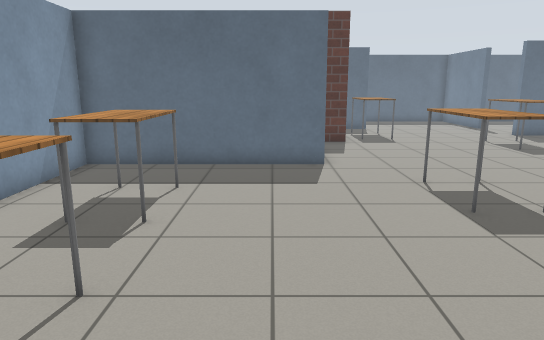
View 1 (above)

24 first-person views from a walk through a world built for the Gazebo simulator. The camera is 1.3 m above the floor, tilts 12° down and sees 70° across. Floor lines are 1 m apart. The floor is counted in squares, 0.5 m on a side. Each view is taken from the middle of a square. On the plan, view 1 faces up. The plan holds only what a view shows up to about 20 squares ahead; the rest is blank. Simple patterns stand in for the simulator's built-in surfaces. Simple shapes stand in for some stock models. Some surface patterns are stand-ins.

View 2
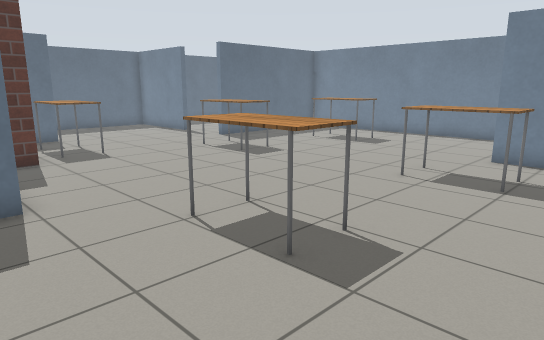

View 3
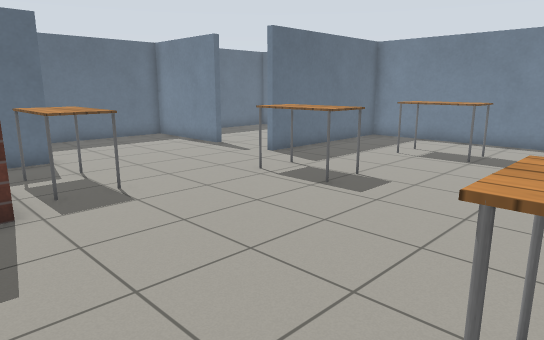

View 4
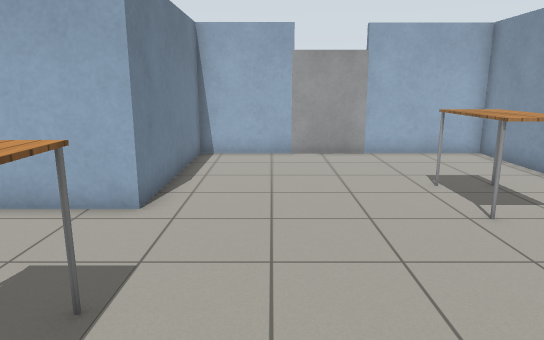

View 5
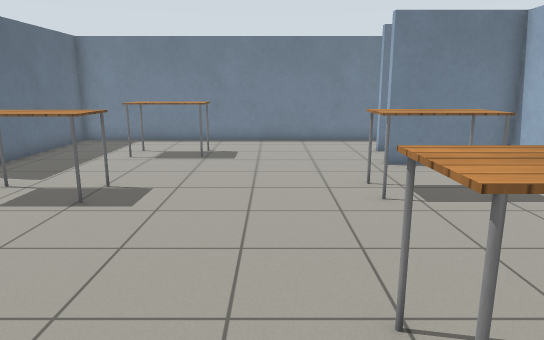

View 6
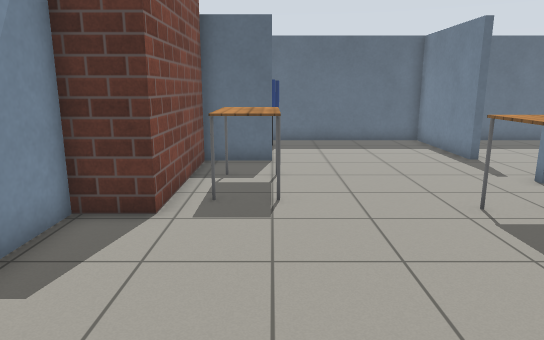

View 7
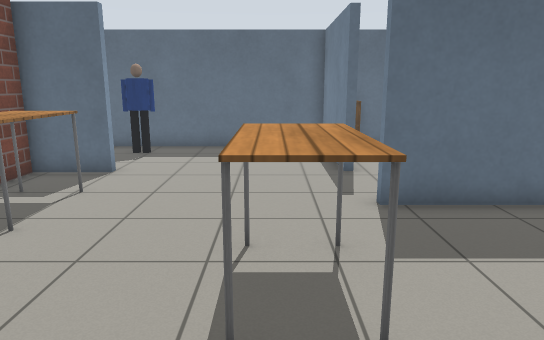

View 8
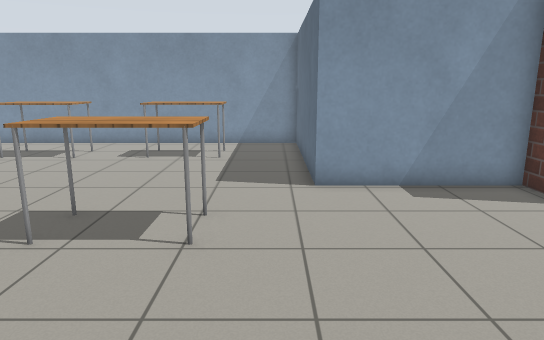

View 9
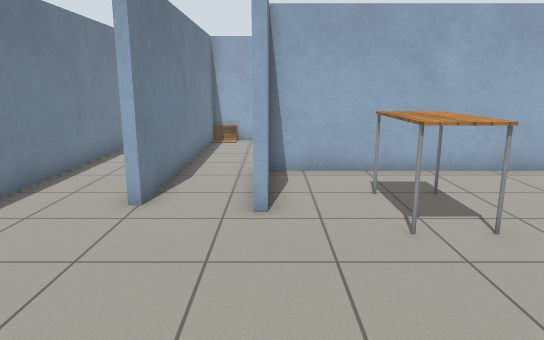

View 10
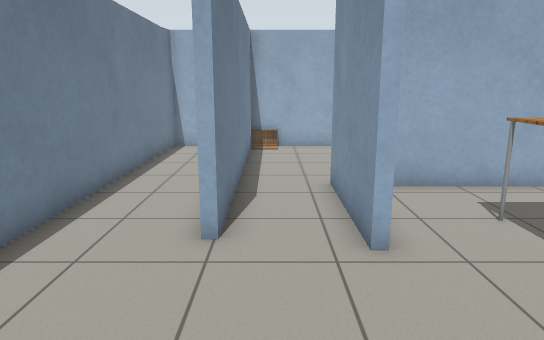

View 11
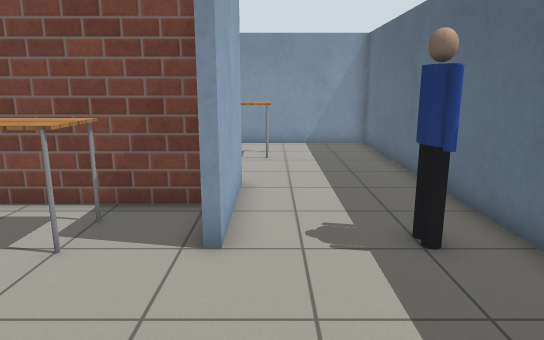

View 12
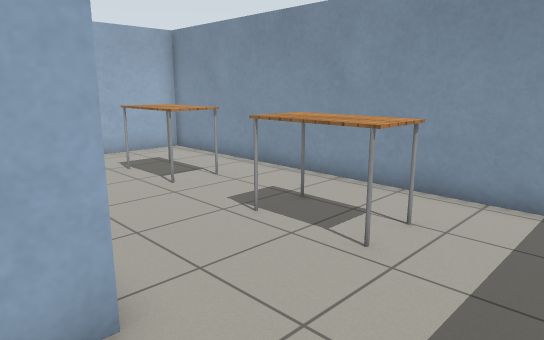

View 13
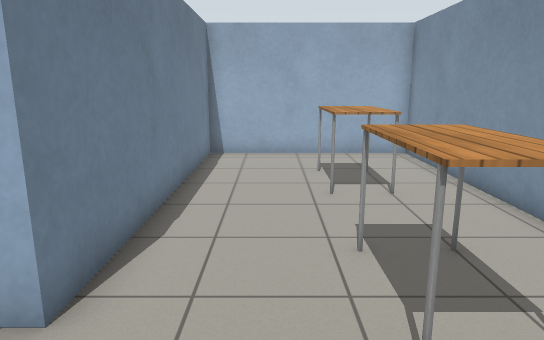

View 14
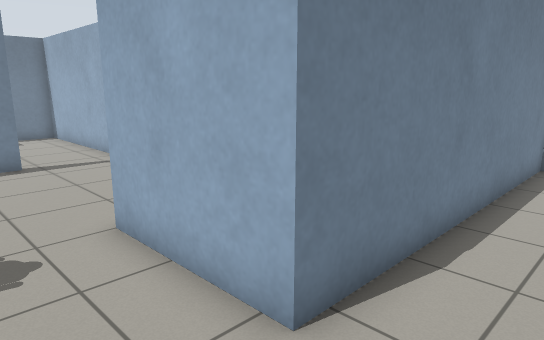

View 15
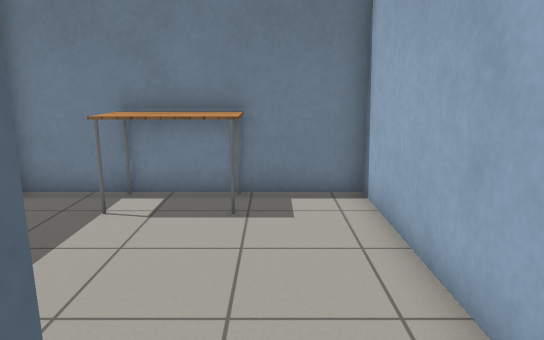

View 16
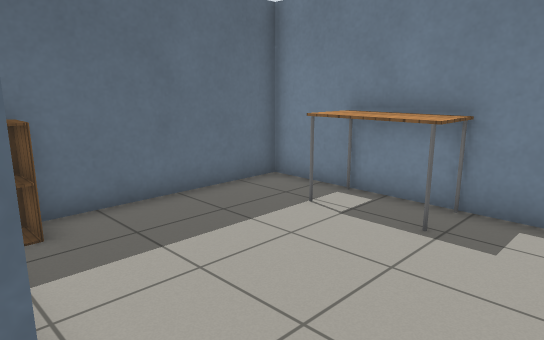

View 17
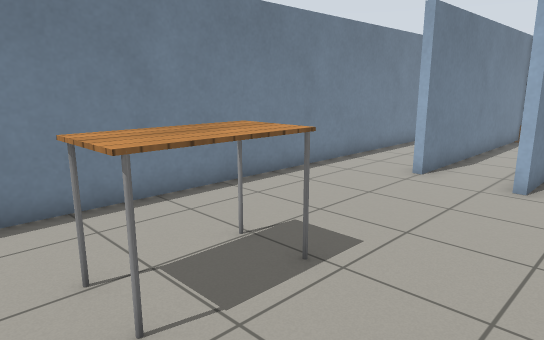

View 18
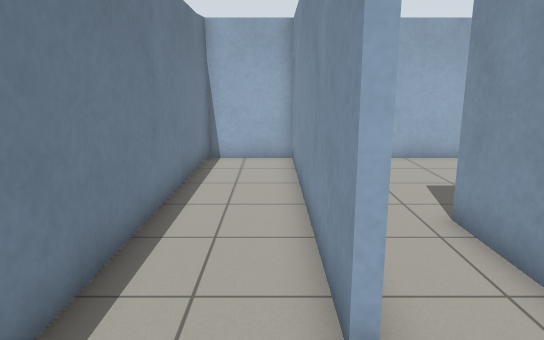

View 19
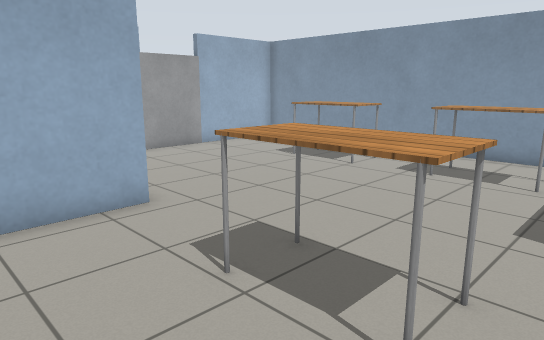

View 20
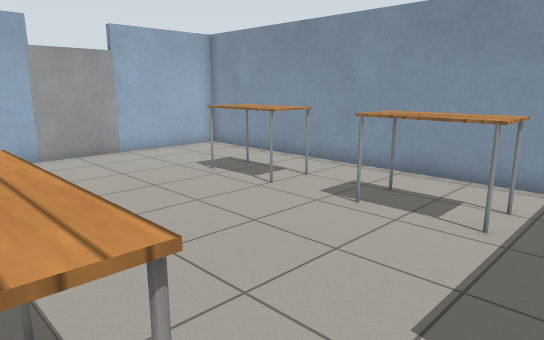

View 21
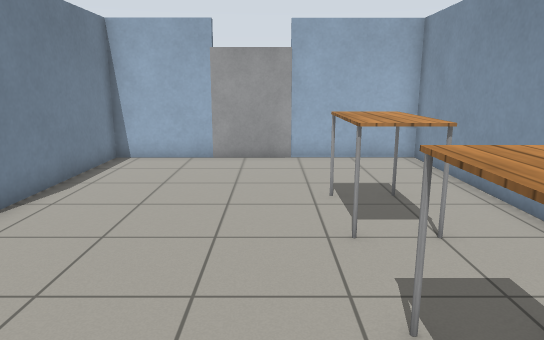

View 22
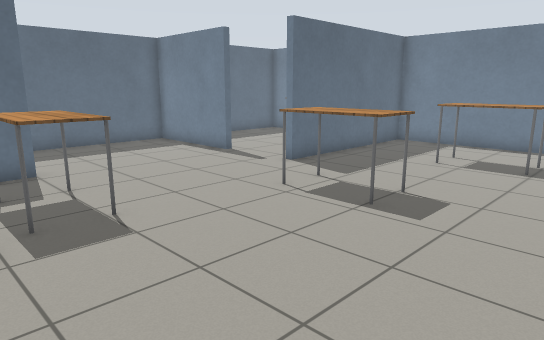

View 23
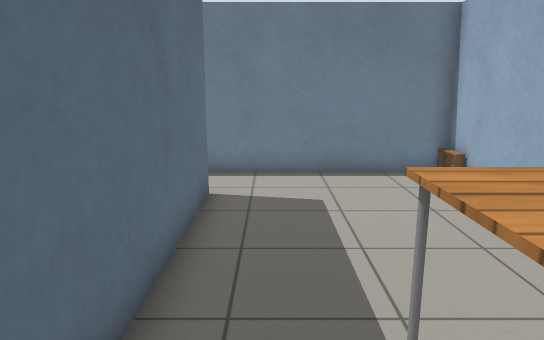

View 24
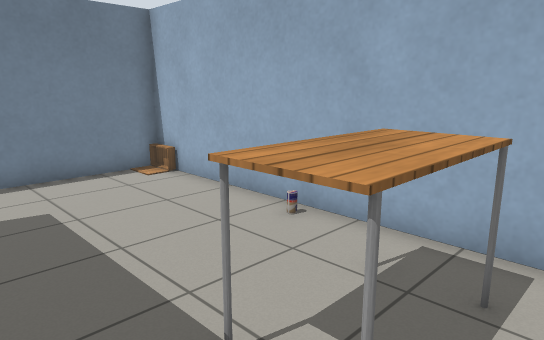

### Floor plan
Points are (right, up) in squares from view 1. A wall is a line through its corners. A room is listed if a view was taken in it or the views show most of it. See-through windows are left out.
Room 1 (views 1, 2, 3, 4, 5, 6, 7, 8, 9, 10, 11, 12, 13, 14, 15, 16, 17, 18, 19, 20, 21, 22)
walls: (1.8, 18.5) (1.8, 13.2) (-6.4, 13.2) (-6.4, -3.5) (-1.6, -3.5); (14.5, 21.7) (21.5, 21.7) (21.5, 30.4) (14.5, 30.4); (1.5, 24.5) (1.5, 25.2) (6, 25.2) (6, 24.9) (3.5, 24.9); (13.3, 25) (13.3, 30.4) (-6.4, 30.4) (-6.4, 13.5) (1.5, 13.5) (1.5, 18.6); (18.2, 7.6) (18.2, -3.5) (21.4, -3.5) (21.5, -2.6); (1.4, -3.5) (4.9, -3.5) (4.9, 3.9) (15.1, 3.9) (15.1, 8.1) (15.4, 8.1); (21.5, -2.8) (21.5, 21.4) (13.4, 21.4)
ways out: opening at (16.5, 7.5) to room 2
objects: table (-4, 2) to (-3, 4); table (-4, 7) to (-3, 10); table (-4, 17) to (-3, 19); table (-4, 23) to (-3, 26); door leaf (-1, -4) to (1, -4); brick block (2, 19) to (3, 24); table (4, 8) to (6, 10); table (5, 20) to (6, 22); person (5, 29) to (6, 29); table (11, 7) to (12, 9); table (11, 17) to (12, 19); cabinet (14, 29) to (14, 30); table (17, 15) to (18, 17); table (20, 25) to (21, 27)
Room 2 (views 23, 24)
walls: (6.9, -3.5) (17.9, -3.5) (17.9, 7.6); (15.4, 8.1) (15.4, 3.6) (8, 3.6)
ways out: opening at (16.5, 7.5) to room 1
objects: table (7, -2) to (9, 1); drink can (11, -3); other object (17, -3)

Positions as (right, up) in squares from view 1, and headings:
1: (0, 0), facing up
2: (0, 4), facing up-right
3: (2, 10), facing up-right
4: (2, 12), facing down
5: (2, 12), facing right
6: (6, 11), facing up
7: (11, 13), facing up
8: (12, 12), facing left
9: (15, 16), facing down
10: (17, 14), facing down
11: (12, 26), facing left
12: (3, 29), facing down-left
13: (-1, 29), facing down
14: (-1, 28), facing down-right
15: (12, 24), facing right
16: (13, 22), facing up-right
17: (13, 19), facing down-right
18: (19, 11), facing down
19: (9, 12), facing down-left
20: (5, 12), facing down-left
21: (-1, 11), facing down
22: (3, 12), facing up-right
23: (6, 2), facing right
24: (6, 3), facing down-right
